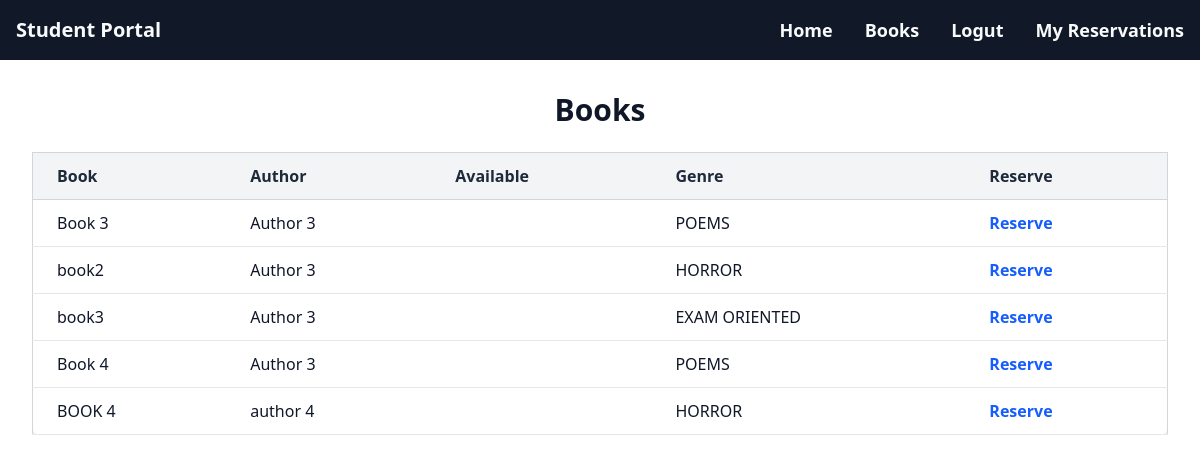
Screenshot of /student/book_list with the database file from the repository.
### common/models.py (models this page shows, shortened)
class Book_details(models.Model):
    Genre_Choice = [
        ('HORROR', 'horror'),
        ('NOVEL', 'novel'),
        ('POEMS', 'poems'),
        ('EXAM ORIENTED','examoriented')
    ]
    Language_Choice=[
        ('ENGLISH','ENGLISH'),
        ('MALAYALAM','MALAYALAM'),
        ('HINDI','HINDI')
    ]
    ISBN = models.CharField(max_length=50, unique=True,)  # ISBN still unique
    cover = models.ImageField(upload_to='covers/', null=True, blank=True)
    Book_name = models.CharField(max_length=100)
    Authors_name = models.CharField(max_length=100)
    Genre = models.CharField(max_length=50,choices=Genre_Choice)
    Language = models.CharField(max_length=50,choices=Language_Choice)
    description = models.TextField(null=True, blank=True)

### student/views.py (the view)
# urls.py: path('book_list', views.book_list, name='book_list'),
def book_list(request):
    books = Book_details.objects.all()
    return render(request, "book_list.html", {"books": books})

### student/templates/book_list.html (shortened to what this page needs)
{% include 'stdfeature.html' %}
<div class="bg-white min-h-screen p-8">
    <h1 class="text-3xl font-bold text-gray-900 mb-6 text-center">
        Books
    </h1>
    <div class="overflow-x-auto">
        <table class="min-w-full border border-gray-300 rounded-lg shadow-sm bg-white">
            <thead class="bg-gray-100 border-b border-gray-300">
                <tr>
                    <th class="px-6 py-3 text-left font-semibold text-gray-800">Book</th>
                    <th class="px-6 py-3 text-left font-semibold text-gray-800">Author</th>
                    <th class="px-6 py-3 text-left font-semibold text-gray-800">Available</th>
                    <th class="px-6 py-3 text-left font-semibold text-gray-800">Genre</th>
                    <th class="px-6 py-3 text-left font-semibold text-gray-800">Reserve</th>
                </tr>
            </thead>
            <tbody>
                {% for b in books %}
                <tr class="border-b border-gray-200 hover:bg-gray-50 transition duration-150">
                    <td class="px-6 py-3 text-gray-900">{{ b.Book_name }}</td>
                    <td class="px-6 py-3 text-gray-900">{{ b.Authors_name }}</td>
                    <td class="px-6 py-3 text-gray-900">{{ b.Available_books }}</td>
                    <td class="px-6 py-3 text-gray-900">{{ b.Genre }}</td>
                    <td class="px-6 py-3">
                        <a href="{% url 'reserve_book_manual' b.ISBN %}"
                           class="text-blue-600 hover:text-blue-800 font-semibold transition duration-150">
                           Reserve
                        </a>
                    </td>
                </tr>
                {% endfor %}
            </tbody>
        </table>
    </div>
</div>

### rows the page displays
Book_details: Book_name "Book 3", Authors_name "Author 3", Genre "POEMS"
Book_details: Book_name "book2", Authors_name "Author 3", Genre "HORROR"
Book_details: Book_name "book3", Authors_name "Author 3", Genre "EXAM ORIENTED"
Book_details: Book_name "Book 4", Authors_name "Author 3", Genre "POEMS"
Book_details: Book_name "BOOK 4", Authors_name "author 4", Genre "HORROR"
